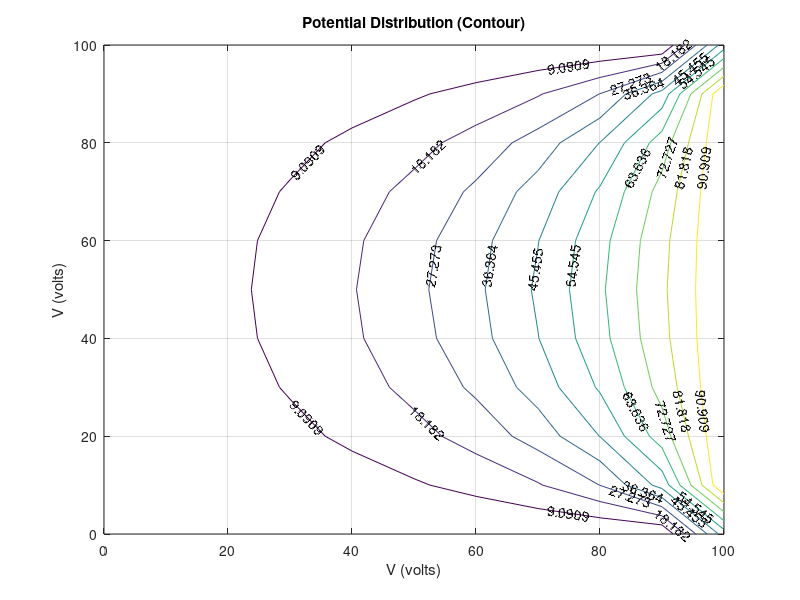
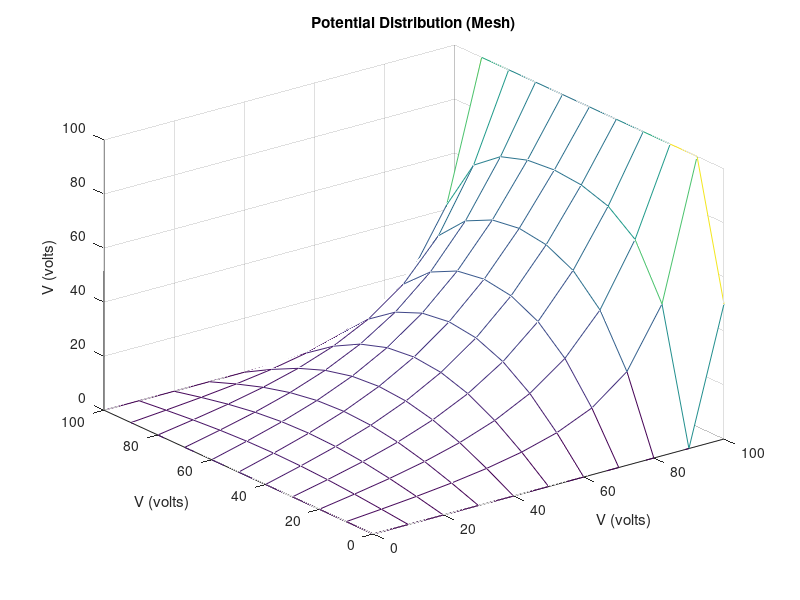

Here is the MATLAB script that generated these plots, in order:
%% laplacianAnalytic.m
%   Calculate solve for the scalar potential,phi(x,y) 
%   on a rectangular grid using Analytical solution.
%       
%       Approach: Analytical Solution
%        
%       Course:     ECE 7810
%       Homework:   1
%       Sub. Date:  October 4, 2016
%
%           Author:     Jamiu Babatunde Mojolagbe
%           Department: Electrical and Computer Engineering
%           Student ID: #7804719
%           Email:      mojolagm@myumanitoba.ca

clear; clc; close all;


%%  set variables

omega = 1.5;        % over-relaxation constant / acceleration factor
max_iter = 20;      % maximum iterations 
absolon = 1e-10;    % ralative displacement norm

width = 1;      % width of the rectangle
height = 1;     % height of the rectangle
h = 0.1;        % grid Resolution

% set boundary condition voltages for the rectangle
a = 0;        % left 
b = 0;      % top 
c = 100;        % right
d = 0;        % bottom        
V0 = c;


%% calculate number of grid point and set the grid

nx = (width/h) + 1;         % number of points in x direction
ny = (height/h) + 1;        % number of points in y direction

phi = zeros(nx, ny);    % grid/solution matrix phi(x,y) %% ones(nx-1, ny-1);



%% set boundary condition (Dirichlet B. C)

% non-corner elemets at the boundary
phi(:,1) = a;        % bottom
phi(:,ny) = c;     % top
phi(1,:) = b;        % left
phi(nx,:)= d;      % right

% corner elements at the boundary
phi(1, 1) = (a+b)/2;
phi(nx, 1) = (a+d)/2;
phi(nx, ny) = (c+d)/2;
phi(1, ny) = (b+c)/2;


%% solve the grid matrix with analytic solution

for i = 1:1:nx-1
    for j = 1:1:ny-1
        sigma = 0;
        for n = 1:2:max_iter
            sigma = sigma + (sin((n*pi*h*i)./width) * sinh((n*pi*h*j)./width)) ./ (n * sinh((n*pi*height)./width));
        end
        if i+1~=1 && j+1~=1 && i+1~= nx && j+1~=ny
            phi(i+1, j+1) =  ((4 * V0)./pi) *  sigma; 
        end
    end
end

%% output the result
% phi

% plot potential distribution with contour 
xv = 0:10:100;
yv = 0:10:100;
% subplot(2, 2, 2);
figure
contour(xv,yv,phi,'ShowText','on');
title('Potential Distribution (Contour)');
xlabel('V (volts)');
ylabel('V (volts)');
grid on

% subplot(2, 2, 3);
figure
grad = gradient(phi);
mesh(xv,yv,phi,grad);
title('Potential Distribution (Mesh)');
xlabel('V (volts)');
ylabel('V (volts)');
zlabel('V (volts)');